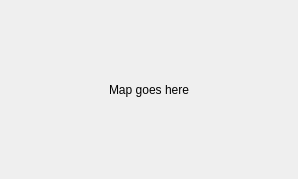
<ui version="4.0" >
 <class>MapWindow</class>
 <widget class="QDialog" name="MapWindow" >
  <property name="geometry" >
   <rect>
    <x>0</x>
    <y>0</y>
    <width>298</width>
    <height>179</height>
   </rect>
  </property>
  <property name="windowTitle" >
   <string>Dialog</string>
  </property>
  <layout class="QGridLayout" name="gridLayout" >
   <item row="0" column="0" >
    <widget class="QLabel" name="map" >
     <property name="text" >
      <string>Map goes here</string>
     </property>
     <property name="alignment" >
      <set>Qt::AlignCenter</set>
     </property>
    </widget>
   </item>
  </layout>
  <zorder>map</zorder>
  <zorder>toolButton</zorder>
 </widget>
 <resources/>
 <connections/>
</ui>
